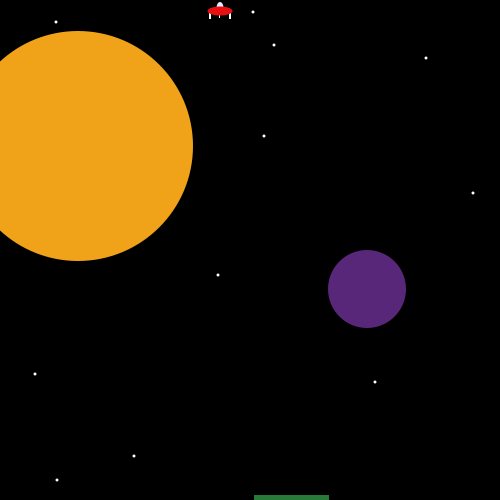
Frame 1 (no input)
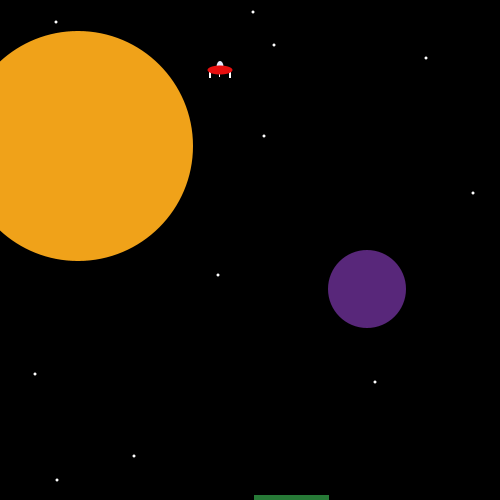
Frame 60 (the mouse pressed at the canvas centre just before this capture)
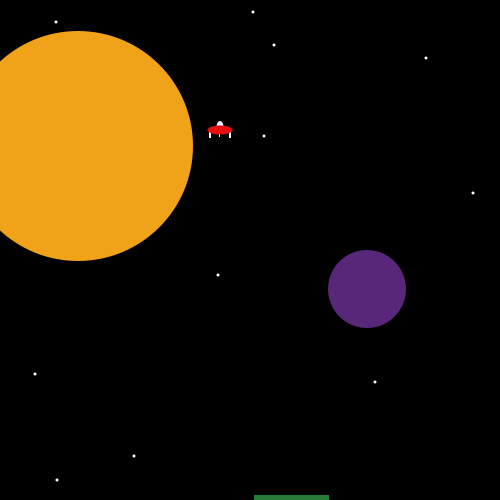
Frame 120 (the mouse held since frame 60 and released just before this capture)

The Processing sketch that drew these frames (run headless with seeded random() and noise(); from frame 60 on, the mouse is pressed at the canvas centre):

// Processing sketch: processing_88776
// ── processing_88776.pde

float xx;
float yy;

void setup() {
  size(500,500);
  xx=0;
  yy=0;
}

void draw() {
  background(0);
  landingPlatform(); //green area function
   if (xx<=65 && xx>=22 && yy==497) { //reward message between two x-axis points
    println("Nice job, cadet!");
  }
    else if (xx<=21 && yy==498) {
      println("Your mother and I are disappointed in you."); //and game loss message on left side
    }
    else if (xx>=66 && yy==498) {
      println("Your mother and I are disappointed in you."); //game loss message on right side
    }
     makePlanets(); //background planets and stars
    yy=yy+1; //movement
  makeSpaceship(); //spaceship function
  keyPressed(); //arrow keys function

  
}

void makeSpaceship() { //makes a spaceship
  noStroke();
  fill(255);
  rect(209+xx,8+yy,2,10); //legs
  rect(219+xx,8+yy,1,9);
  rect(229+xx,8+yy,2,10);
    fill(228,235,253);
  ellipse(220+xx,7+yy,7,12); //ship parts
  fill(231,15,15);
  ellipse(220+xx,10+yy,25,9);
}

void keyPressed() { //if left arrow pressed move ship left, and right if right arrow pressed
  if (key == CODED) {
    if (keyCode == LEFT)
    {
      xx=xx-1;
    }
  }
    if (keyCode == RIGHT)
    {
      xx=xx+1;
    }
    }

void landingPlatform() { //green "safe" landing area
  noStroke();
  fill(39,122,55);
  rect(254,495,75,22);
}

void makePlanets() { //a bunch of stars and planets
  noStroke();
  fill(255);
  ellipse(264,136,3,3);
  ellipse(473,193,3,3);
  ellipse(274,45,3,3);
  ellipse(426,58,3,3);
  ellipse(218,275,3,3);
  ellipse(253,12,3,3);
  ellipse(56,22,3,3);
  ellipse(375,382,3,3);
  ellipse(134,456,3,3);
  ellipse(57,480,3,3);
  ellipse(35,374,3,3);
  fill(88,39,122);
  ellipse(367,289,78,78);
  fill(240,162,25);
  ellipse(78,146,230,230);
}
